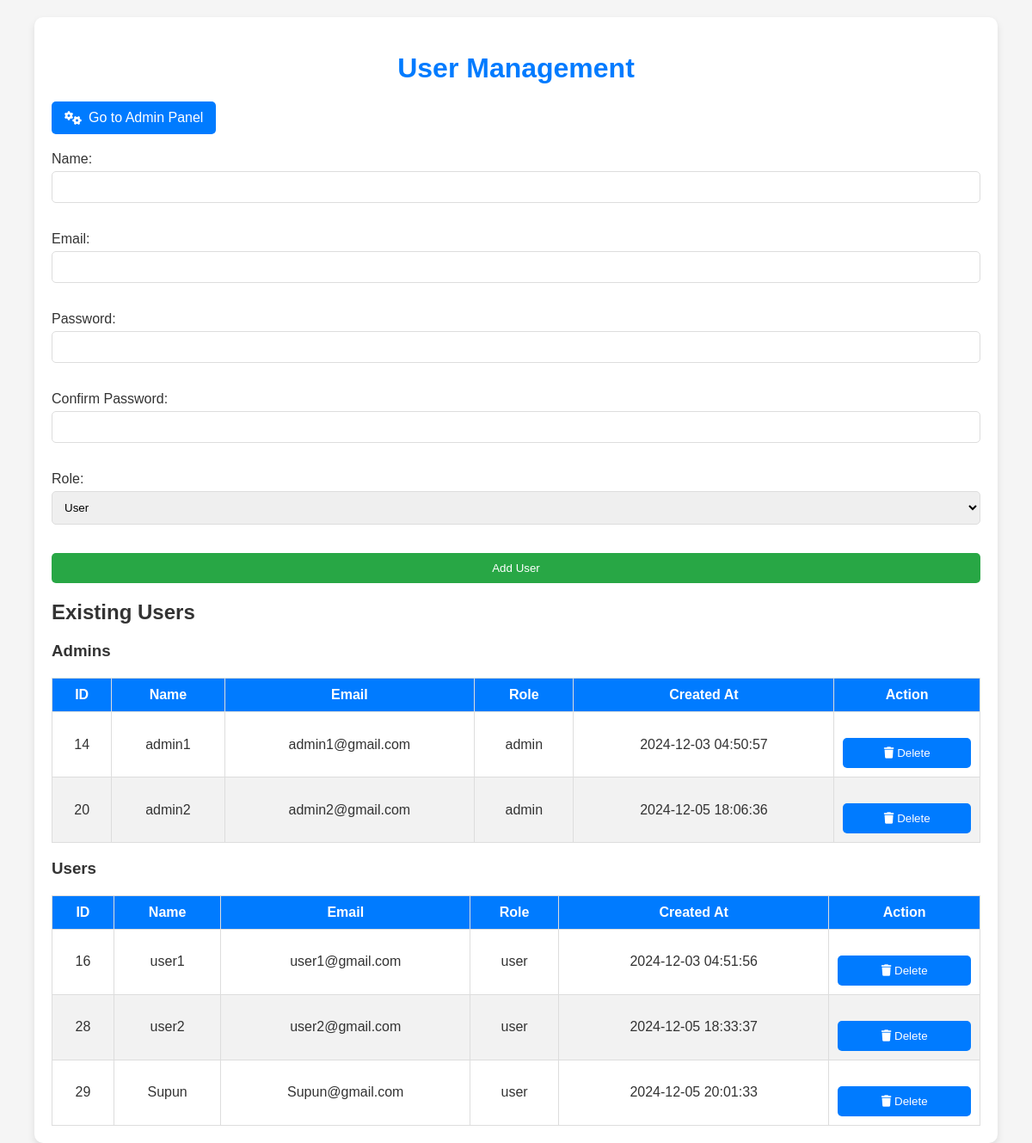
/admin_panel/user_management.php?user_id=14&user_name=admin1 (signed in), run on the app's committed database.
### tables this page shows
CREATE TABLE `users` (
  `user_id` int(11) NOT NULL,
  `name` varchar(100) NOT NULL,
  `email` varchar(100) NOT NULL,
  `password` varchar(255) NOT NULL,
  `role` enum('user','admin') DEFAULT 'user',
  `created_at` timestamp NOT NULL DEFAULT current_timestamp()
);

### admin_panel/user_management.php (the view, shortened to what this page needs)
<?php
require_once("../db_connection.php");
?>
<!DOCTYPE html>
<html lang="en">
<head>
    <link rel="stylesheet" href="../style/admin_panel/user_management.css">
    <link href="https://cdnjs.cloudflare.com/ajax/libs/font-awesome/6.0.0-beta3/css/all.min.css" rel="stylesheet">
</head>
<body>
    <div class="container">
        <h1 class="page-title">User Management</h1>
        <a href="../home_page/admin_home.php">
            <button class="btn admin-btn"><i class="fas fa-cogs"></i> Go to Admin Panel</button>
        </a>
        <form action="" method="POST">
            <label for="name">Name:</label>
            <input type="text" id="name" name="name" required><br>
            <label for="email">Email:</label>
            <input type="email" id="email" name="email" required><br>
            <label for="password">Password:</label>
            <input type="password" id="password" name="password" required><br>
            <label for="confirm_password">Confirm Password:</label>
            <input type="password" id="confirm_password" name="confirm_password" required><br>
            <label for="role">Role:</label>
            <select id="role" name="role" required>
                <option value="user">User</option>
            </select><br>
            <button type="submit" name="add_user" class="add-user-btn">Add User</button>
        </form>
        <h2>Existing Users</h2>
        <h3>Admins</h3>
        <table>
            <thead>
                <tr>
                    <th>ID</th>
                    <th>Name</th>
                    <th>Email</th>
                    <th>Role</th>
                    <th>Created At</th>
                    <th>Action</th>
                </tr>
            </thead>
            <tbody>
                <?php
                $sql = "SELECT user_id, name, email, role, created_at FROM users WHERE role = 'admin'";
                $result = $conn->query($sql);
                while ($row = $result->fetch_assoc()) {
                    echo "<tr>";
                    echo "<td>{$row['user_id']}</td>";
                    echo "<td>{$row['name']}</td>";
                    echo "<td>{$row['email']}</td>";
                    echo "<td>{$row['role']}</td>";
                    echo "<td>{$row['created_at']}</td>";
                    echo "<td>
                            <form action='' method='POST' onsubmit='return confirm(\"Are you sure you want to delete this user?\");'>
                                <input type='hidden' name='delete_user_id' value='{$row['user_id']}'>
                                <button type='submit' name='delete_user'><i class='fas fa-trash'></i> Delete</button>
                            </form>
                          </td>";
                    echo "</tr>";
                }
                ?>
            </tbody>
        </table>
        <h3>Users</h3>
        <table>
            <thead>
                <tr>
                    <th>ID</th>
                    <th>Name</th>
                    <th>Email</th>
                    <th>Role</th>
                    <th>Created At</th>
                    <th>Action</th>
                </tr>
            </thead>
            <tbody>
                <?php
                $sql = "SELECT user_id, name, email, role, created_at FROM users WHERE role = 'user'";
                $result = $conn->query($sql);
                while ($row = $result->fetch_assoc()) {
                    echo "<tr>";
                    echo "<td>{$row['user_id']}</td>";
                    echo "<td>{$row['name']}</td>";
                    echo "<td>{$row['email']}</td>";
                    echo "<td>{$row['role']}</td>";
                    echo "<td>{$row['created_at']}</td>";
                    echo "<td>
                            <form action='' method='POST' onsubmit='return confirm(\"Are you sure you want to delete this user?\");'>
                                <input type='hidden' name='delete_user_id' value='{$row['user_id']}'>
                                <button type='submit' name='delete_user'><i class='fas fa-trash'></i> Delete</button>
                            </form>
                          </td>";
                    echo "</tr>";
                }
                ?>
            </tbody>
        </table>
    </div>
</body>
</html>

### style/admin_panel/user_management.css (style rules this page uses)
body { font-family: Arial, sans-serif; background-color: #f5f5f5; margin: 0; padding: 0; color: #333; }
.container { width: 90%; margin: 0 auto; padding: 20px; background-color: #fff; border-radius: 10px; box-shadow: 0 4px 8px rgba(0, 0, 0, 0.1); margin-top: 20px; }
.page-title { text-align: center; margin-bottom: 20px; color: #007bff; }
.btn { display: inline-flex; align-items: center; padding: 10px 15px; font-size: 16px; border: none; border-radius: 5px; cursor: pointer; color: #fff; }
.admin-btn { background-color: #007bff; }
.add-user-btn { background-color: #28a745; }
.btn i { margin-right: 8px; }
form { display: flex; flex-direction: column; margin-top: 20px; }
form label { margin-bottom: 5px; }
form input, form select { padding: 10px; margin-bottom: 15px; border: 1px solid #ddd; border-radius: 5px; }
form button { padding: 10px; background-color: #007bff; color: white; border: none; border-radius: 5px; cursor: pointer; }
table { width: 100%; border-collapse: collapse; background-color: #fff; margin-top: 20px; }
th, td { padding: 10px; text-align: center; border: 1px solid #ddd; }
th { background-color: #007bff; color: white; }
tr:nth-child(even) { background-color: #f2f2f2; }

### data on the page
users: user_id "14", name "admin1", email "admin1@gmail.com", role "admin", created_at "2024-12-03 04:50:57"
users: user_id "20", name "admin2", email "admin2@gmail.com", role "admin", created_at "2024-12-05 18:06:36"
users: user_id "16", name "user1", email "user1@gmail.com", role "user", created_at "2024-12-03 04:51:56"
users: user_id "28", name "user2", email "user2@gmail.com", role "user", created_at "2024-12-05 18:33:37"
users: user_id "29", name "Supun", email "Supun@gmail.com", role "user", created_at "2024-12-05 20:01:33"
